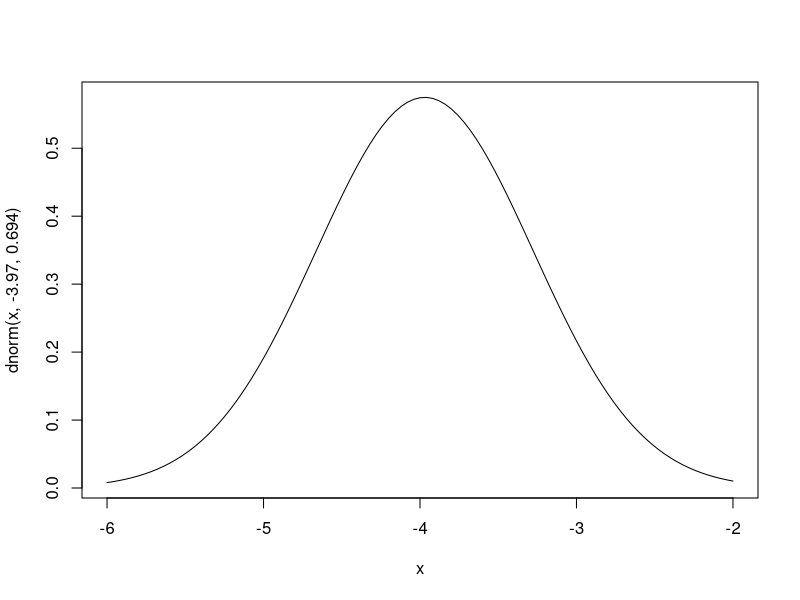
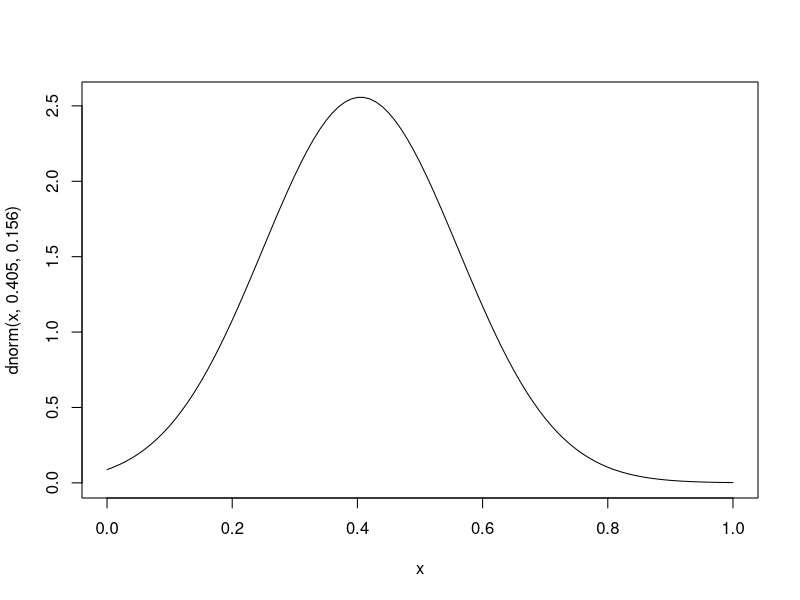

Reproduce these figures in R, in order. (Note: this script raises an error after producing the figures.)

# Check log(k) and beta distributions
x <- seq(-10, 4, length=100)
curve(dnorm(x, -3.97, .694), -6, -2)
curve(dnorm(x, .405, .156), 0, 1)


# Simulate single subjects and print choice stats
get_subj_stats <- function(data_params){
  data <- data_params$data
  params <- data_params$params
  num_ll_choices <- sum(data$choice)
  print(paste("% ll choices = ", num_ll_choices/nrow(data)))
  
  log_k <- params$log_k
  k_cond <- params$k_cond
  data$sv <- data$ll/(1+exp(log_k+k_cond*data$condition)*data$delay)
  data$consistency <- ifelse(data$sv > data$ss & data$choice == 1, 1, 0)
  num_consistent_trials <- sum(data$consistency)
  print(paste("% consistent choices = ", num_consistent_trials/nrow(data)))
}


subj <- simulate(1, -3, 0, 0.1, 0.8, 0, num_trials, ss, ss_ratios, delays)
get_subj_stats(subj)

